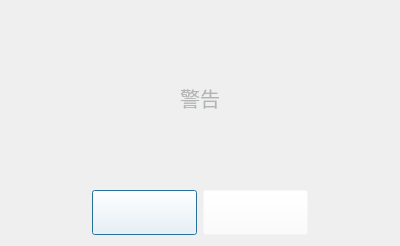
<?xml version="1.0" encoding="UTF-8"?>
<ui version="4.0">
 <class>WarningWindow</class>
 <widget class="QDialog" name="WarningWindow">
  <property name="geometry">
   <rect>
    <x>0</x>
    <y>0</y>
    <width>400</width>
    <height>246</height>
   </rect>
  </property>
  <property name="minimumSize">
   <size>
    <width>0</width>
    <height>0</height>
   </size>
  </property>
  <property name="maximumSize">
   <size>
    <width>400</width>
    <height>300</height>
   </size>
  </property>
  <property name="windowTitle">
   <string>Dialog</string>
  </property>
  <layout class="QGridLayout" name="gridLayout">
   <item row="0" column="0">
    <widget class="QLabel" name="warningPanel">
     <property name="minimumSize">
      <size>
       <width>0</width>
       <height>150</height>
      </size>
     </property>
     <property name="maximumSize">
      <size>
       <width>16777215</width>
       <height>500</height>
      </size>
     </property>
     <property name="font">
      <font>
       <pointsize>15</pointsize>
      </font>
     </property>
     <property name="styleSheet">
      <string notr="true">color:rgb(179, 181, 180)</string>
     </property>
     <property name="text">
      <string>警告</string>
     </property>
     <property name="alignment">
      <set>Qt::AlignCenter</set>
     </property>
    </widget>
   </item>
   <item row="1" column="0">
    <layout class="QHBoxLayout" name="horizontalLayout">
     <item>
      <widget class="QPushButton" name="cancel">
       <property name="minimumSize">
        <size>
         <width>100</width>
         <height>37</height>
        </size>
       </property>
       <property name="maximumSize">
        <size>
         <width>105</width>
         <height>45</height>
        </size>
       </property>
       <property name="font">
        <font>
         <family>Times New Roman</family>
         <pointsize>20</pointsize>
        </font>
       </property>
       <property name="styleSheet">
        <string notr="true">background-color: rgba(255, 255, 255, 0); color:white;</string>
       </property>
       <property name="text">
        <string/>
       </property>
       <property name="icon">
        <iconset resource="images.qrc">
         <normaloff>:/images/goBack.png</normaloff>:/images/goBack.png</iconset>
       </property>
       <property name="iconSize">
        <size>
         <width>100</width>
         <height>37</height>
        </size>
       </property>
      </widget>
     </item>
     <item>
      <widget class="QPushButton" name="ok">
       <property name="minimumSize">
        <size>
         <width>100</width>
         <height>37</height>
        </size>
       </property>
       <property name="maximumSize">
        <size>
         <width>105</width>
         <height>45</height>
        </size>
       </property>
       <property name="font">
        <font>
         <family>Times New Roman</family>
         <pointsize>20</pointsize>
        </font>
       </property>
       <property name="styleSheet">
        <string notr="true">background-color: rgba(255, 255, 255, 0); color:white;</string>
       </property>
       <property name="text">
        <string/>
       </property>
       <property name="icon">
        <iconset resource="images.qrc">
         <normaloff>:/images/numOK.png</normaloff>:/images/numOK.png</iconset>
       </property>
       <property name="iconSize">
        <size>
         <width>100</width>
         <height>37</height>
        </size>
       </property>
      </widget>
     </item>
    </layout>
   </item>
  </layout>
 </widget>
 <resources>
  <include location="images.qrc"/>
 </resources>
 <connections/>
</ui>
